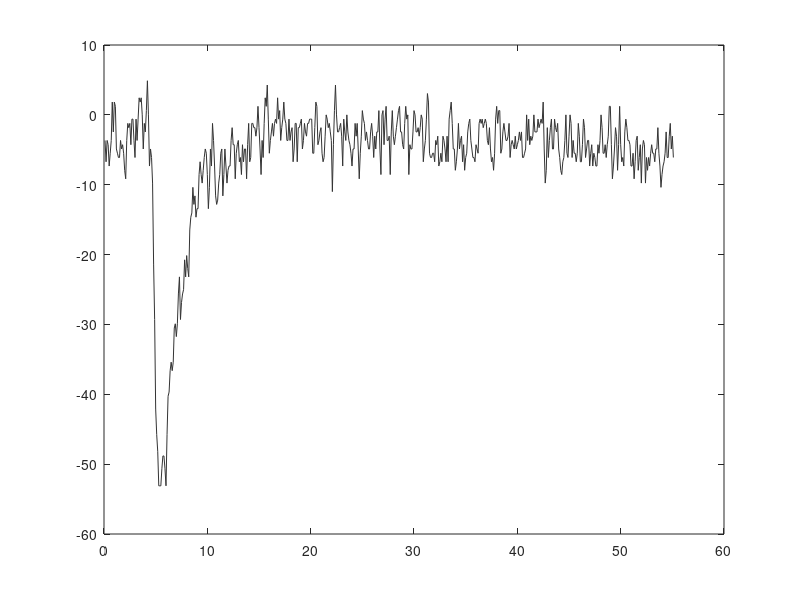

The MATLAB script that drew this image: (Note: this script raises an error after producing the figure.)
% This script is used to generate the plot of example non-stationary
% fluctuation analysis shown in Figure 3H.

% peak-scaled non-stationary fluctuation analysis
    load('Fig3_NSFA_Data.mat')
    aligned_trace = Data.aligned_trace;
    i_peak = Data.i_peak;
    t_peak = Data.t_peak;

% configuration
    fs = 10;                % data aquisition frequency (kHz)
    nbin = 80;              % number of bins for mean trace amplitude
    Vm = -68;               % holding voltage
    Ecl = -15;              % Ecl 
    t_win = [-5 50];        % time window relative to max rise time for trace alignment    
    i_axis = [-800, 250];   % amplitude window of plot 
    scalex = 2;             % time (ms) for a scale bar
    scaley = 20;            % amplitdue (pA) for a scale bar

% an average trace and its peak amplitude and time
    mean_trace = struct;
    mean_trace.trace = mean(aligned_trace,2); % mean trace
    mean_trace.i_peak = unique(min(mean_trace.trace(round(abs(t_win(1))*0.95*fs):round(abs(t_win(1))*1.2*fs)))); % peak amplitude of the mean trace 
    mean_trace.t_peak = min(find(mean_trace.trace == mean_trace.i_peak))/fs; % time at peak amplitude of the mean trace
        
% generate mean trace scaled to peak of for each trace
    mean_trace.ps_trace = mean_trace.trace.*(i_peak./mean_trace.i_peak);

% generate variance around the mean
    var_trace = var(aligned_trace-mean_trace.ps_trace,0,2);

% get mean and variance in a set range of mean amplitude (10-90% of max)
    % set range of amplitude to fit 
    aoi.range = [0.1 0.9]; 
    
    % find the corresponding x coordinates (aoi= amplitude of interest; xoi= x point of interest)       
    aoi.max = mean_trace.trace(mean_trace.t_peak*fs)*aoi.range(1);
    aoi.min = mean_trace.trace(mean_trace.t_peak*fs)*aoi.range(2);
    
    xoi.lin = find(mean_trace.trace(mean_trace.t_peak*fs:end) < aoi.max & mean_trace.trace(mean_trace.t_peak*fs:end) > aoi.min);
    xoi.lin = xoi.lin+mean_trace.t_peak*fs-1;

    % restrict xoi to be continous from max
    x_broken = min(find(diff(xoi.lin) > 1)); 
    xoi.lin(x_broken+1:end) = [];

    % bin xoi by amplitude 
    aoi.bin = linspace(aoi.min, aoi.max, nbin);
    xoi.bin = {};
    
    for xx = 1:length(aoi.bin)-1
        xoi.bin{xx} = find(mean_trace.trace(xoi.lin) >= aoi.bin(xx) &...
                          mean_trace.trace(xoi.lin) <  aoi.bin(xx+1));
        xoi.bin{xx} = xoi.bin{xx} + min(xoi.lin) - 1;
    end
    xoi.bin = xoi.bin(~cellfun('isempty', xoi.bin)); % remove empty bins
  
    % get mean amp and variance for each bin
    nsfa = struct;
    for xx = 1:length(xoi.bin)
        nsfa.mean_bin(xx) = mean(mean_trace.trace(xoi.bin{xx}));
        nsfa.var_bin(xx)  = mean(var_trace(xoi.bin{xx}));
    end
                
% fit a quadratic function 
    nsfa.fitcoef = polyfit(-nsfa.mean_bin,nsfa.var_bin,2);
    nsfa.fitline = polyval(nsfa.fitcoef,[aoi.min:aoi.max]*-1);

% get N, i, gamma, P(open,peak) from coefficients
    nsfa.N  = -1/nsfa.fitcoef(1);
    nsfa.i  = nsfa.fitcoef(2);               % (pA)
    nsfa.g  = abs(nsfa.i/(Vm - Ecl))*1000;   % (pS)
    nsfa.Po = -mean_trace.i_peak/(nsfa.N * nsfa.i); % P(open, peak)
        
           
% figure: aligned traces and the mean trace 
    figure;    
    for xx = 1:size(aligned_trace,2)
        h = plot([1:size(aligned_trace,1)]/fs,aligned_trace(:,xx),'Color',[0.2 0.2 0.2]); hold on;
        h.Color(4) = 0.3;
    end   
    plot([1:size(mean_trace.trace,1)]/fs,mean_trace.trace,'Color','g','linewidth',2) % mean trace
    plot(xoi.lin/fs,mean_trace.trace(xoi.lin),'Color','r','linewidth',2) % mark time window of analysis 
    xlabel('Time (ms)')
    ylabel('Amplitude (pA)')
    box off
    axis off
    xlim([0  25])   

    % Scale bar 
    scalebar_locx = xlim;
    scalebar_locy = ylim;
    scalex_loc(1) = (scalebar_locx(2)-scalebar_locx(1))*0.6;  % time scale (left)
    scalex_loc(2) = scalex_loc(1)+scalex;                     % time scale (right)
    scaley_loc(1) = scalebar_locy(1)+abs(scalebar_locy(2)-scalebar_locy(1))*0.6;  % amplitude scale (low)
    scaley_loc(2) = scaley_loc(1)+scaley;                                         % amplitude scale (high)
    plot([scalex_loc(1); scalex_loc(2)], [scaley_loc(1); scaley_loc(1)], '-k', ...             % time
         [scalex_loc(2); scalex_loc(2)], [scaley_loc(1); scaley_loc(2)], '-k', 'LineWidth', 2) % amplitude

    % text
    tx_scalex = text(scalex_loc(1)+scalex*0.5, scaley_loc(1)-abs(i_axis(2)-i_axis(1))*0.018,...    % time text location
                [num2str(scalex) ' ms'], 'HorizontalAlignment','center','FontSize',18);            % time text

    tx_scaley = text(scalex_loc(2)+(scalebar_locx(2)-scalebar_locx(1))*0.035,scaley_loc(1)+scaley*0.5,...    % amplitude text location
                [num2str(scaley) ' pA'], 'HorizontalAlignment','left','FontSize',18);                        % amplitude text
                         
    set(gcf,'PaperUnits','Inch','PaperPosition',[0 0 3 2.8])
    saveas(gcf,'Fig3H_NSFA_traces.svg')

% figure: variance-amplitude plot 
    figure;
    plot(-nsfa.mean_bin,nsfa.var_bin,'o','MarkerSize',8,'Color','k'); hold on;
    plot([aoi.min:aoi.max]*-1,nsfa.fitline,'Color','r','LineWidth',2);
    yl = ylim;
    xlim([0 50])
    ylim([0 yl(2)])
    xlabel('Amplitude (pA)')
    ylabel('Variance (\sigma^2)')
    box off
    ax = gca;
    ax.FontSize = 18;
    ax.LineWidth = 2;
    ax.XTick = [0:10:50];
    ax.YTick = [0:10:50];
   
    set(gcf,'PaperUnit','Inch','PaperPosition',[0 0 3.5 2.8]) 
    saveas(gcf,'Fig3H_VarAmp_plot.svg')

